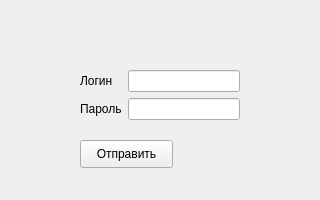
<?xml version="1.0" encoding="UTF-8"?>
<ui version="4.0">
 <class>Form</class>
 <widget class="QWidget" name="Form">
  <property name="geometry">
   <rect>
    <x>0</x>
    <y>0</y>
    <width>320</width>
    <height>200</height>
   </rect>
  </property>
  <property name="windowTitle">
   <string>Form</string>
  </property>
  <widget class="QWidget" name="formLayoutWidget">
   <property name="geometry">
    <rect>
     <x>80</x>
     <y>70</y>
     <width>160</width>
     <height>61</height>
    </rect>
   </property>
   <layout class="QFormLayout" name="formLayout">
    <item row="0" column="0">
     <widget class="QLabel" name="labelLogin">
      <property name="text">
       <string>Логин</string>
      </property>
     </widget>
    </item>
    <item row="0" column="1">
     <widget class="QLineEdit" name="lineEditLogin"/>
    </item>
    <item row="1" column="1">
     <widget class="QLineEdit" name="lineEditPassword"/>
    </item>
    <item row="1" column="0">
     <widget class="QLabel" name="labelPassword">
      <property name="text">
       <string>Пароль</string>
      </property>
     </widget>
    </item>
   </layout>
  </widget>
  <widget class="QPushButton" name="submitButton">
   <property name="geometry">
    <rect>
     <x>80</x>
     <y>140</y>
     <width>93</width>
     <height>28</height>
    </rect>
   </property>
   <property name="text">
    <string>Отправить</string>
   </property>
  </widget>
 </widget>
 <resources/>
 <connections/>
</ui>
